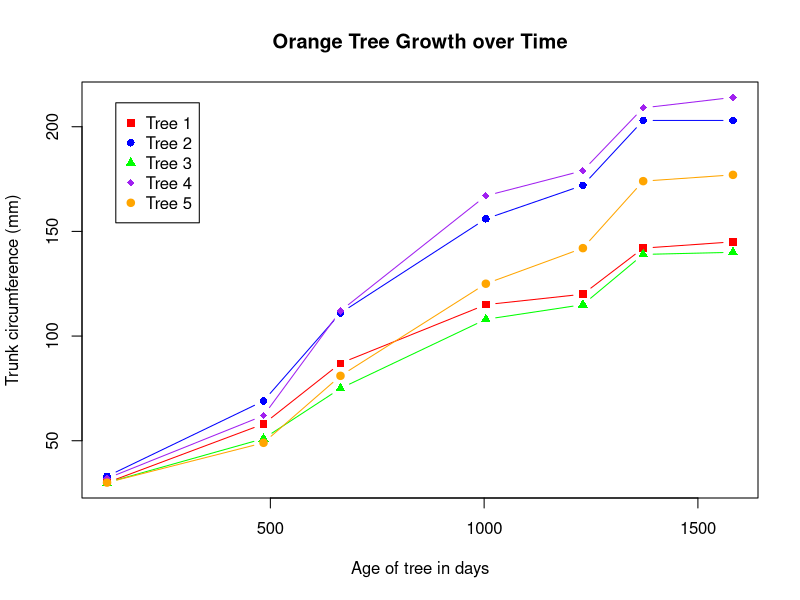

R code for this plot:
#Plots the growth of 5 different Orange trees over time from the default
#Orange dataset

#Step 1: Subset the data into multiple data.frames by tree

tree1 <- subset(Orange, Orange$Tree == "1", select=c(age, circumference))
tree2 <- subset(Orange, Orange$Tree == "2", select=c(age, circumference))
tree3 <- subset(Orange, Orange$Tree == "3", select=c(age, circumference))
tree4 <- subset(Orange, Orange$Tree == "4", select=c(age, circumference))
tree5 <- subset(Orange, Orange$Tree == "5", select=c(age, circumference))

#There is probably an easier way to do this using a funciton, but this works for now

#Step 2: Plot the base graph

opar <- par(no.readonly = TRUE)

plot(tree1$age, tree1$circumference, xlim=range(Orange$age), ylim=range(Orange$circumference), type="b", pch=15, lty=1, col="red", main="Orange Tree Growth over Time", xlab="Age of tree in days", ylab="Trunk circumference (mm)")

#Step 3: Add the other tree lines as needed.

lines(tree2$age, tree2$circumference, type = "b", pch=16, lty=1, col="blue")
lines(tree3$age, tree3$circumference, type = "b", pch=17, lty=1, col="green")
lines(tree4$age, tree4$circumference, type = "b", pch=18, lty=1, col="purple")
lines(tree5$age, tree5$circumference, type = "b", pch=19, lty=1, col="orange")

#Step 4: Add the legend

legend("topleft", inset=0.05, c("Tree 1", "Tree 2", "Tree 3", "Tree 4", "Tree 5"), pch=c(15:19), col = c("red", "blue", "green", "purple", "orange"))

par(opar)